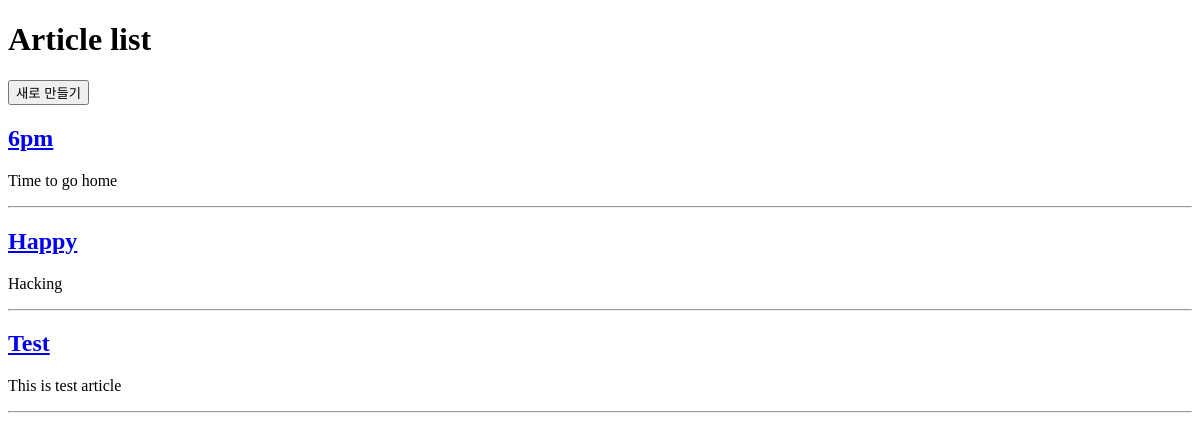
Page /board/ on the earlier database version.
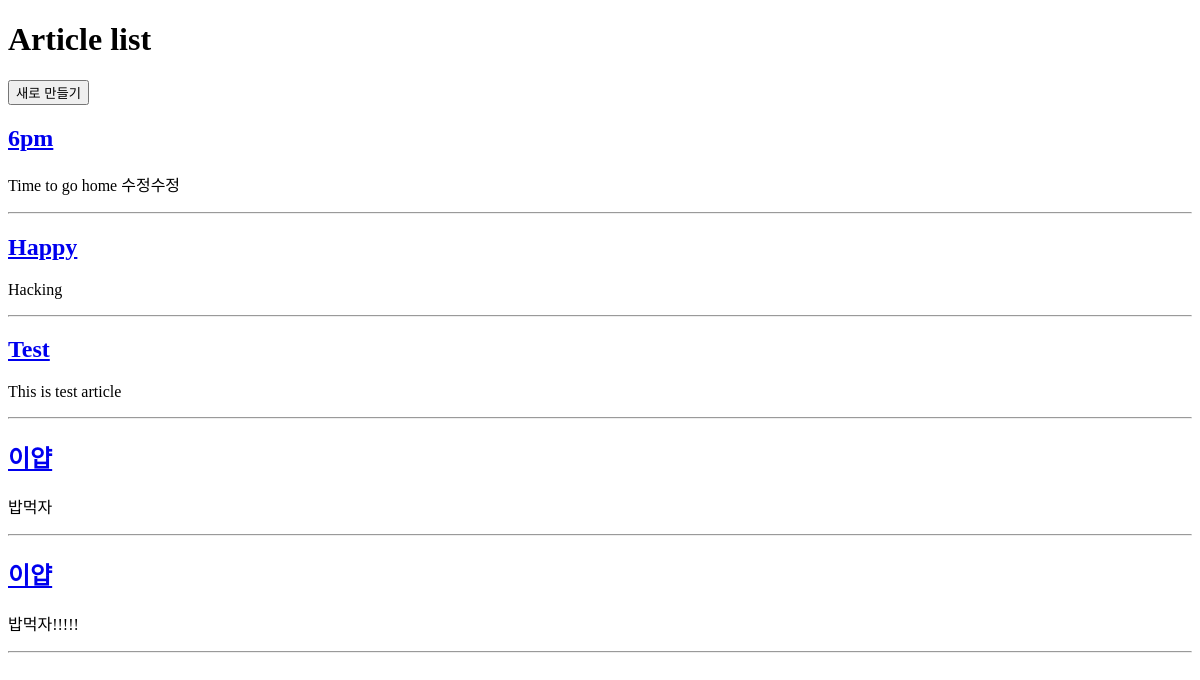
Same page on the later database version.
### board/models.py (models this page shows, shortened)
class Article(models.Model):   # model 이라는 클래스에 Model 이라는 번역가를 같이 상속받은 클래스를 만들겠다.
    title = models.CharField(max_length=200)
    content = models.TextField()

### board/views.py (the view)
# urls.py: path('', views.article_list),  # /board/
def article_list(request):  # 전체 article 조회하기
    articles = Article.objects.all()   # []
    return render(request, 'board/article_list.html', {
        'articles': articles,
    })

### board/templates/board/article_list.html
{% extends 'board/base.html' %}
{% block body %}
<h1>Article list</h1>
<a href="/board/new">
    <button>새로 만들기</button>
</a>
    {% for article in articles %}
        <h2>
            <a href="/board/{{ article.id }}">{{ article.title }}</a>
        </h2>
        <p>{{ article.content }}</p>
        <hr>
    {% endfor %}
{% endblock %}

### board/templates/board/base.html (shortened to what this page needs)
<!DOCTYPE html>
<html lang="en">
<head>
</head>
<body>
{% block body %}
{% endblock %}
</body>
</html>

Differences in the rows shown:
changed Article "6pm": content "Time to go home" → "Time to go home 수정수정"
added Article: title "이얍", content "밥먹자"
added Article: title "이얍", content "밥먹자!!!!!"
